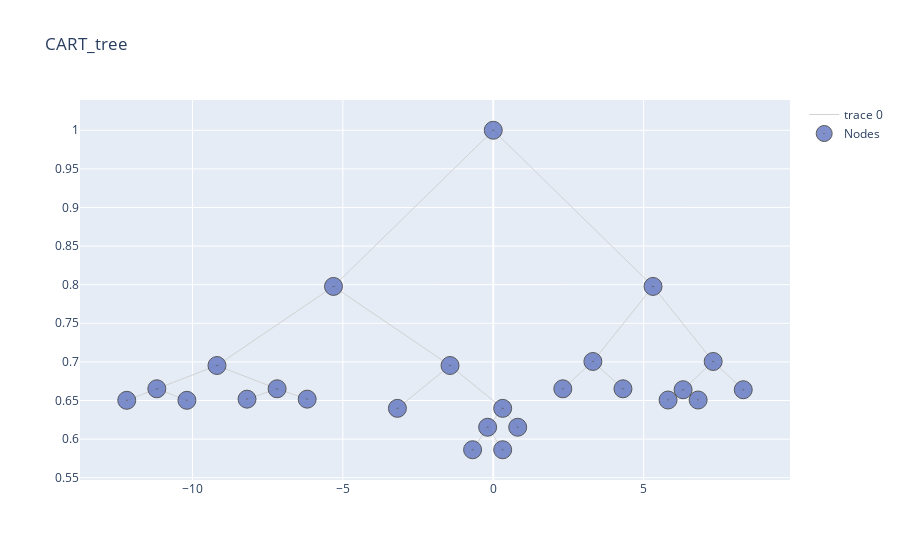

Source (notebook cell):
### Code cell
cart.print_tree(table = False, html = False, visual_pruning = True)

### Figure 1 — Plotly figure (JSON) as saved in the notebook; plotly's stock layout.template omitted (floating-point values rounded to 4 significant figures)
{"data": [{"hoverinfo": "none", "line": {"color": "rgb(210,210,210)", "width": 1}, "mode": "lines", "type": "scatter", "x": [0, -5.312, null, 0, 5.312, null, -5.312, -9.188, null, -5.312, -1.438, null, 5.312, 3.312, null, 5.312, 7.312, null, -9.188, -11.19, null, -9.188, -7.188, null, -1.438, -3.188, null, -1.438, 0.3125, null, 3.312, 2.312, null, 3.312, 4.312, null, 7.312, 6.312, null, 7.312, 8.312, null, -11.19, -12.19, null, -11.19, -10.19, null, -7.188, -8.188, null, -7.188, -6.188, null, 0.3125, -0.1875, null, 0.3125, 0.8125, null, 6.312, 5.812, null, 6.312, 6.812, null, -0.1875, -0.6875, null, -0.1875, 0.3125, null], "y": [1, 0.7977, null, 1, 0.7977, null, 0.7977, 0.6953, null, 0.7977, 0.6953, null, 0.7977, 0.7005, null, 0.7977, 0.7005, null, 0.6953, 0.6652, null, 0.6953, 0.6652, null, 0.6953, 0.6398, null, 0.6953, 0.6398, null, 0.7005, 0.6652, null, 0.7005, 0.6652, null, 0.7005, 0.6639, null, 0.7005, 0.6639, null, 0.6652, 0.6503, null, 0.6652, 0.6503, null, 0.6652, 0.6517, null, 0.6652, 0.6517, null, 0.6398, 0.6154, null, 0.6398, 0.6154, null, 0.6639, 0.6506, null, 0.6639, 0.6506, null, 0.6154, 0.5862, null, 0.6154, 0.5862, null]}, {"hoverinfo": "text", "marker": {"color": "#6175c1", "line": {"color": "rgb(50,50,50)", "width": 1}, "size": 18, "symbol": "circle-dot"}, "mode": "markers", "name": "Nodes", "opacity": 0.8, "text": ["n16, None, Bin Value: 117.08, between_variance : 178191.08, Samples : 13", "n17, None, Bin Value: 135.64, between_variance : 257585.79, Samples : 14", "n18, None, Bin Value: 128.67, between_variance : 99330.67, Samples : 6", "n19, None, Bin Value: 109.02, between_variance : 665554.02, Samples : 56", "n10, None, Bin Value: 66.78, between_variance : 40133.44, Samples : 9", "n23, None, Bin Value: 88.0, between_variance : 147136.0, Samples : 19", "n44, None, Bin Value: 120.62, between_variance : 189124.92, Samples : 13", "n45, None, Bin Value: 98.47, between_variance : 310275.03, Samples : 32", "n12, None, Bin Value: 130.3, between_variance : 509342.7, Samples : 30", "n13, None, Bin Value: 149.79, between_variance : 628201.29, Samples : 28", "n15, None, Bin Value: 133.93, between_variance : 269072.07, Samples : 15", "n28, None, Bin Value: 114.83, between_variance : 474721.0, Samples : 36", "n29, None, Bin Value: 97.89, between_variance : 86240.11, Samples : 9", "n1, CompPrice>127.5, Bin Value: 115.78, between_variance : 3753078.18, Samples : 280", "n2, Sales>7.55, Bin Value: 106.73, between_variance : 1845333.95, Samples : 162", "n4, Age>53.5, Bin Value: 115.71, between_variance : 1191559.6, Samples : 89", "n8, Income>67.0, Bin Value: 126.7, between_variance : 433453.37, Samples : 27", "n9, Sales>2.755, Bin Value: 110.92, between_variance : 762792.4, Samples : 62", "n5, CompPrice>99.0, Bin Value: 95.78, between_variance : 669699.51, Samples : 73", "n11, Sales>10.629999999999999, Bin Value: 99.86, between_variance : 638201.27, Samples : 64", "n22, ShelveLoc in (b'Bad', b'Medium'), Bin Value: 104.87, between_variance : 494865.8, Samples : 45", "n3, Sales>7.555, Bin Value: 128.19, between_variance : 1939204.48, Samples : 118", "n6, CompPrice>135.5, Bin Value: 139.71, between_variance : 1132044.98, Samples : 58", "n7, CompPrice>146.5, Bin Value: 117.07, between_variance : 822276.27, Samples : 60", "n14, Sales>11.879999999999999, Bin Value: 111.44, between_variance : 558893.89, Samples : 45"], "type": "scatter", "x": [-12.19, -10.19, -8.188, -6.188, -3.188, 0.8125, -0.6875, 0.3125, 2.312, 4.312, 8.312, 5.812, 6.812, 0, -5.312, -9.188, -11.19, -7.188, -1.438, 0.3125, -0.1875, 5.312, 3.312, 7.312, 6.312], "y": [0.6503, 0.6503, 0.6517, 0.6517, 0.6398, 0.6154, 0.5862, 0.5862, 0.6652, 0.6652, 0.6639, 0.6506, 0.6506, 1, 0.7977, 0.6953, 0.6652, 0.6652, 0.6953, 0.6398, 0.6154, 0.7977, 0.7005, 0.7005, 0.6639]}], "layout": {"title": {"text": "CART_tree"}}}
